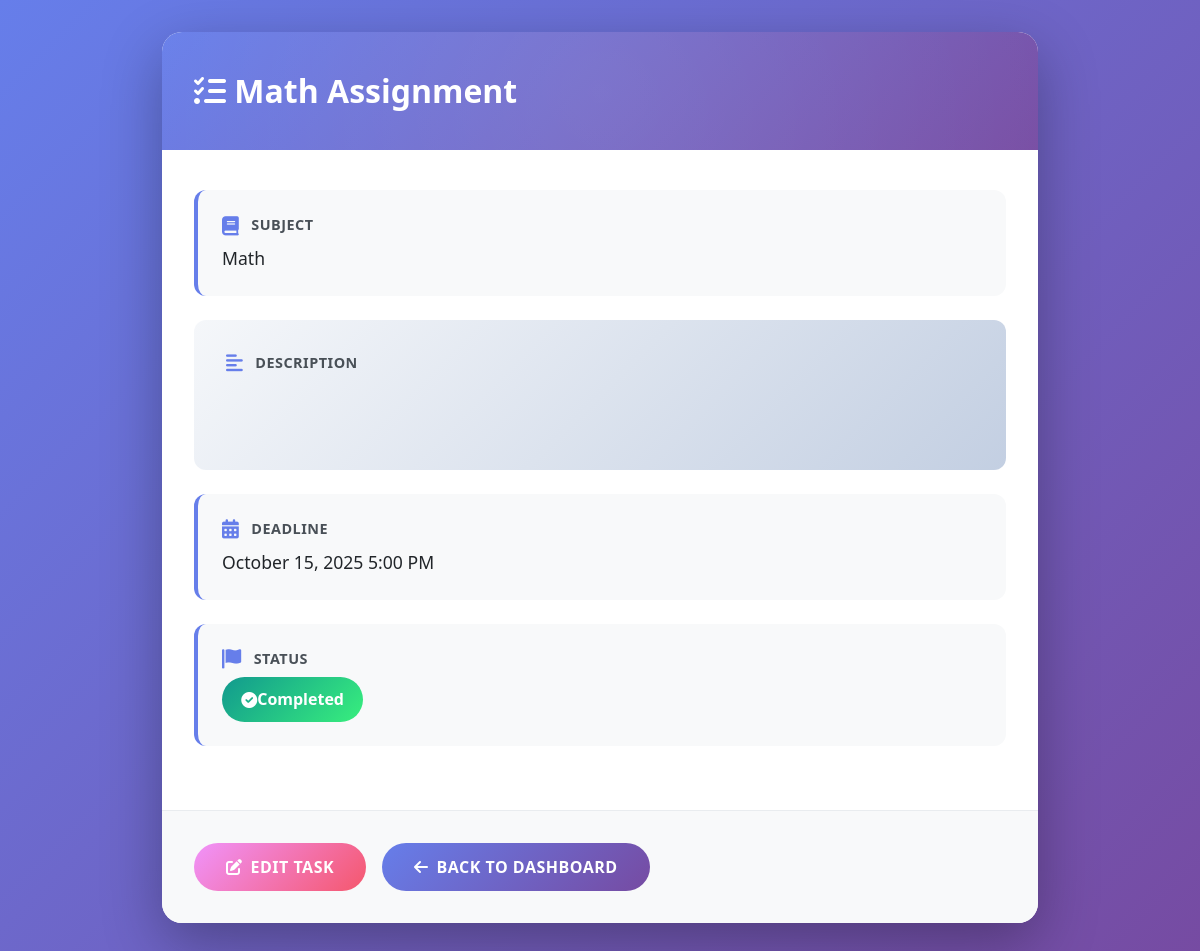
The app's page /view_task.php?id=2 (signed in) with its own data.
### tables this page shows
CREATE TABLE `tasks` (
  `id` int(11) NOT NULL,
  `user_id` int(11) NOT NULL,
  `subject_id` int(11) NOT NULL,
  `title` varchar(200) NOT NULL,
  `description` text DEFAULT NULL,
  `deadline` datetime NOT NULL,
  `status` enum('pending','completed') DEFAULT 'pending',
  `estimated_hours` int(11) DEFAULT 0,
  `created_at` timestamp NOT NULL DEFAULT current_timestamp(),
  `updated_at` datetime DEFAULT NULL,
  `is_important` tinyint(1) DEFAULT 0
);

CREATE TABLE `subjects` (
  `id` int(11) NOT NULL,
  `user_id` int(11) NOT NULL,
  `name` varchar(100) NOT NULL,
  `created_at` timestamp NOT NULL DEFAULT current_timestamp(),
  `updated_at` datetime DEFAULT NULL
);

### view_task.php (the view, shortened to what this page needs)
<?php
require_once 'config.php';
$user_id = $_SESSION['user_id'];
$task_id = $_GET['id'] ?? null;
$stmt = $pdo->prepare("
    SELECT t.*, s.name AS subject_name
    FROM tasks t
    JOIN subjects s ON t.subject_id = s.id
    WHERE t.id = ? AND t.user_id = ?
");
$stmt->execute([$task_id, $user_id]);
$task = $stmt->fetch();
?>
<!DOCTYPE html>
<html lang="en">
<head>
    <link href="https://cdn.jsdelivr.net/npm/bootstrap@5.1.3/dist/css/bootstrap.min.css" rel="stylesheet">
    <link rel="stylesheet" href="https://cdnjs.cloudflare.com/ajax/libs/font-awesome/6.0.0/css/all.min.css">
</head>
<body>
<div class="container task-container">
    <div class="task-card">
        <div class="task-header">
            <h1><i class="fas fa-tasks"></i> <?php echo htmlspecialchars($task['title']); ?></h1>
        </div>
        <div class="task-body">
            <div class="info-card">
                <div class="info-label">
                    <i class="fas fa-book"></i> Subject
                </div>
                <div class="info-content">
                    <?php echo htmlspecialchars($task['subject_name']); ?>
                </div>
            </div>
            <div class="description-card">
                <div class="info-label">
                    <i class="fas fa-align-left"></i> Description
                </div>
                <div class="info-content">
                </div>
            </div>
            <div class="info-card">
                <div class="info-label">
                    <i class="fas fa-calendar-alt"></i> Deadline
                </div>
                <div class="deadline-info">
                    <div class="info-content">
                        <?php echo date('F j, Y g:i A', strtotime($task['deadline'])); ?>
                    </div>
                </div>
            </div>
            <div class="info-card">
                <div class="info-label">
                    <i class="fas fa-flag"></i> Status
                </div>
                <div class="info-content">
                    <span class="status-badge <?php echo $task['status'] == 'completed' ? 'status-completed' : 'status-pending'; ?>">
                        <i class="fas fa-<?php echo $task['status'] == 'completed' ? 'check-circle' : 'clock'; ?>"></i>
                        <?php echo ucfirst($task['status']); ?>
                    </span>
                </div>
            </div>
        </div>
        <div class="action-buttons">
            <a href="edit_task.php?id=<?php echo $task_id; ?>" class="btn btn-custom btn-edit">
                <i class="fas fa-edit"></i> Edit Task
            </a>
            <a href="dashboard.php" class="btn btn-custom btn-back">
                <i class="fas fa-arrow-left"></i> Back to Dashboard
            </a>
        </div>
    </div>
</div>
</body>
</html>

### view_task.php (style rules this page uses)
body { background: linear-gradient(135deg, #667eea 0%, #764ba2 100%); min-height: 100vh; padding: 2rem 0; font-family: 'Segoe UI', Tahoma, Geneva, Verdana, sans-serif; }
.task-container { max-width: 900px; margin: 0 auto; }
.task-card { background: white; border-radius: 20px; box-shadow: 0 20px 60px rgba(0, 0, 0, 0.3); overflow: hidden; animation: slideUp 0.5s ease-out; }
.task-header { background: linear-gradient(135deg, #667eea 0%, #764ba2 100%); color: white; padding: 2.5rem 2rem; position: relative; overflow: hidden; }
.task-header::before { content: ''; position: absolute; top: -50%; right: -50%; width: 200%; height: 200%; background: radial-gradient(circle, rgba(255,255,255,0.1) 0%, transparent 70%); animation: pulse 3s ease-in-out infinite; }
.task-header h1 { font-size: 2rem; font-weight: 700; margin: 0; position: relative; z-index: 1; }
.task-body { padding: 2.5rem 2rem; }
.info-card { background: #f8f9fa; border-radius: 12px; padding: 1.5rem; margin-bottom: 1.5rem; border-left: 4px solid #667eea; transition: all 0.3s ease; }
.info-label { display: flex; align-items: center; font-weight: 600; color: #495057; margin-bottom: 0.5rem; font-size: 0.9rem; text-transform: uppercase; letter-spacing: 0.5px; }
.info-label i { margin-right: 0.75rem; color: #667eea; font-size: 1.2rem; }
.info-content { color: #212529; font-size: 1.1rem; line-height: 1.6; }
.description-card { background: linear-gradient(135deg, #f5f7fa 0%, #c3cfe2 100%); border-radius: 12px; padding: 2rem; margin-bottom: 1.5rem; }
.description-card .info-content { white-space: pre-wrap; }
.status-badge { display: inline-flex; align-items: center; padding: 0.6rem 1.2rem; border-radius: 50px; font-weight: 600; font-size: 1rem; }
.status-completed { background: linear-gradient(135deg, #11998e 0%, #38ef7d 100%); color: white; }
.deadline-info { display: flex; align-items: center; gap: 1rem; }
.action-buttons { display: flex; gap: 1rem; padding: 2rem; background: #f8f9fa; border-top: 1px solid #e9ecef; }
.btn-custom { padding: 0.75rem 2rem; border-radius: 50px; font-weight: 600; text-transform: uppercase; letter-spacing: 0.5px; transition: all 0.3s ease; border: none; display: inline-flex; align-items: center; gap: 0.5rem; }
.btn-back { background: linear-gradient(135deg, #667eea 0%, #764ba2 100%); color: white; }
.btn-edit { background: linear-gradient(135deg, #f093fb 0%, #f5576c 100%); color: white; }

### records on screen
tasks: title "Math Assignment", subject.name "Math", deadline "October 15, 2025 5:00 PM", status "Completed"
